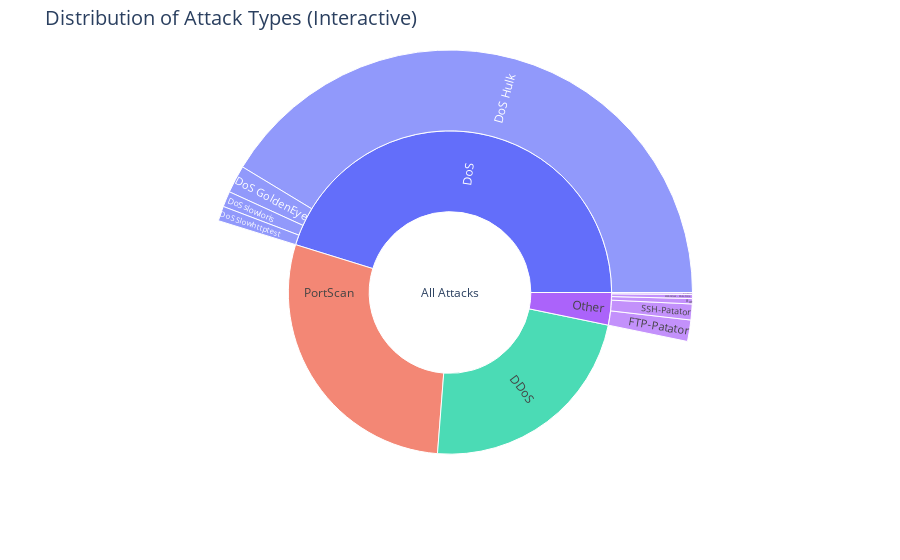

The notebook cell this image was saved under:
### Markdown cell above
### 1. Overview

### Code cell
# Exclude Benign
all_labels = sorted(full_df['Label'].unique())
attack_labels = [lbl for lbl in all_labels if lbl != 'BENIGN']

dos_attacks = ['DoS Hulk', 'DoS GoldenEye', 'DoS slowloris', 'DoS Slowhttptest']
main_attacks = ['DDoS', 'PortScan', 'DoS']

def compute_sunburst_data(selected_labels):
    filtered_df = full_df[full_df['Label'].isin(selected_labels)]
    attack_counts = filtered_df['Label'].value_counts().to_dict()

    labels = ['All Attacks']
    parents = ['']
    values = [sum(attack_counts.values())]

    dos_total = sum(attack_counts.get(attack, 0) for attack in dos_attacks)
    main_counts = {
        'DDoS': attack_counts.get('DDoS', 0),
        'PortScan': attack_counts.get('PortScan', 0),
        'DoS': dos_total
    }
    rest_counts = {k: v for k, v in attack_counts.items() if k not in main_attacks and k not in dos_attacks}
    main_counts['Other'] = sum(rest_counts.values())

    for label, value in main_counts.items():
        labels.append(label)
        parents.append('All Attacks')
        values.append(value)

    for attack in dos_attacks:
        if attack in attack_counts:
            labels.append(attack)
            parents.append('DoS')
            values.append(attack_counts.get(attack, 0))

    for label, value in rest_counts.items():
        labels.append(label)
        parents.append('Other')
        values.append(value)

    return {'labels': labels, 'parents': parents, 'values': values}

sunburst_data = compute_sunburst_data(attack_labels)

fig = go.Figure(go.Sunburst(
    labels=sunburst_data['labels'],
    parents=sunburst_data['parents'],
    values=sunburst_data['values'],
    branchvalues="total",
    hovertemplate='<b>%{label}</b><br>Count: %{value:,}<br>Percentage of Parent: %{percentParent:.2%}',
    insidetextorientation='radial'
))
fig.update_layout(
    margin=dict(t=50, l=25, r=25, b=25),
    title_text="Distribution of Attack Types (Interactive)",
    title_font_size=20
)
fig.write_html("saved_plots/attack_sunburst_interactive.html")
fig.show()

### Figure 1 — Plotly figure (JSON) as saved in the notebook; plotly's stock layout.template omitted (floating-point values rounded to 4 significant figures)
{"data": [{"branchvalues": "total", "hovertemplate": "<b>%{label}</b><br>Count: %{value:,}<br>Percentage of Parent: %{percentParent:.2%}", "insidetextorientation": "radial", "labels": ["All Attacks", "DDoS", "PortScan", "DoS", "Other", "DoS Hulk", "DoS GoldenEye", "DoS slowloris", "DoS Slowhttptest", "FTP-Patator", "SSH-Patator", "Bot", "Web Attack - Brute Force", "Web Attack - XSS", "Infiltration", "Web Attack - Sql Injection", "Heartbleed"], "parents": ["", "All Attacks", "All Attacks", "All Attacks", "All Attacks", "DoS", "DoS", "DoS", "DoS", "Other", "Other", "Other", "Other", "Other", "Other", "Other", "Other"], "type": "sunburst", "values": [556697, 128027, 158930, 251712, 18028, 230124, 10293, 5796, 5499, 7938, 5897, 1966, 1507, 652, 36, 21, 11]}], "layout": {"margin": {"b": 25, "l": 25, "r": 25, "t": 50}, "title": {"font": {"size": 20}, "text": "Distribution of Attack Types (Interactive)"}}}
